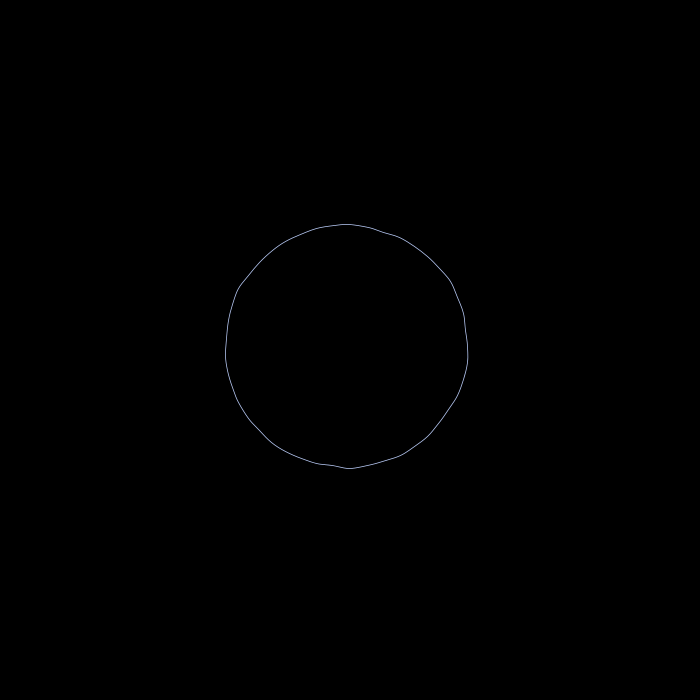
Frame 1 (no input)
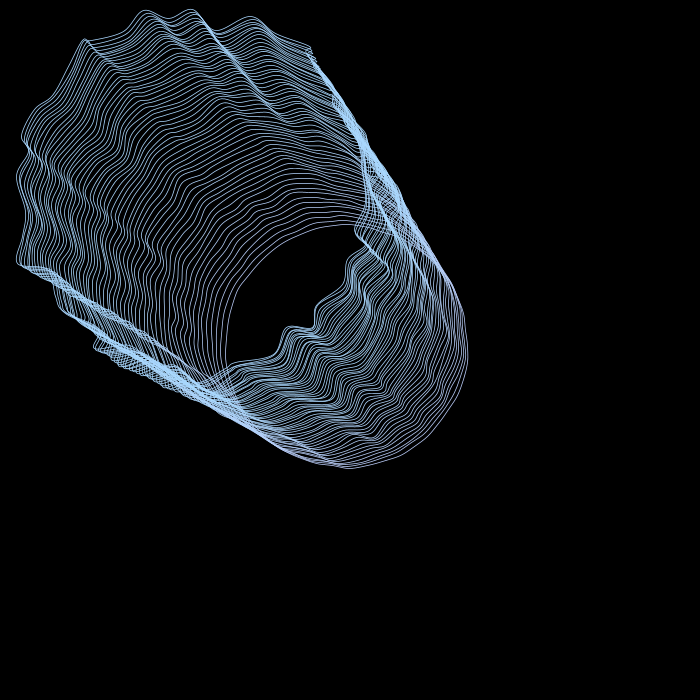
Frame 60 (the mouse pressed at the canvas centre just before this capture)
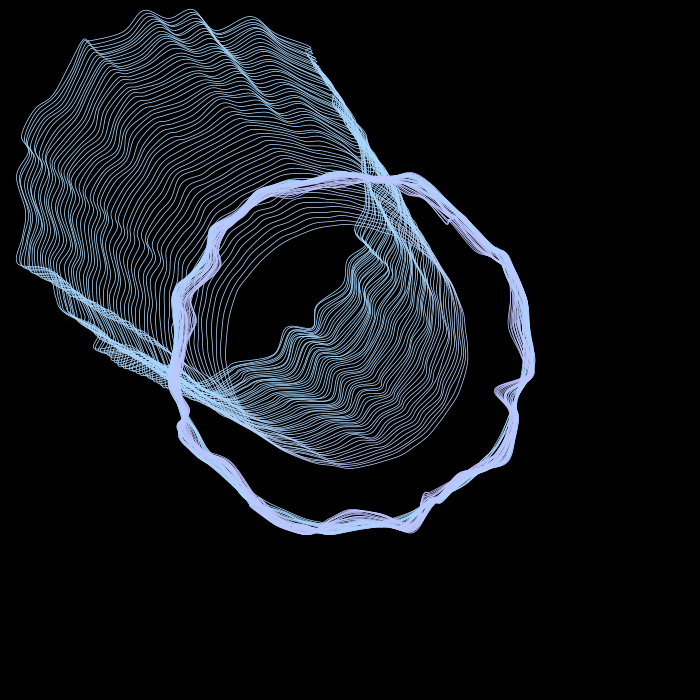
Frame 120 (the mouse held since frame 60 and released just before this capture)

The Processing sketch that drew these frames (run headless with seeded random() and noise(); from frame 60 on, the mouse is pressed at the canvas centre):

// Processing sketch: Brush_HW_3___morphing_blob
// ── Brush_HW_3___morphing_blob.pde
// Brush HW 3 - morphing blob
// remix of P_2_2_3_01 (Generative Gestaltung)
// click       : drop a new blob at mouse
// r           : reset black
// e           : reset white
// q / w       : pause / resume
// space       : save screenshot

color col1 = #ff9de2;   // pink
color col2 = #c9b8ff;   // lavender
color col3 = #8ff0ff;   // light blue

// --- blob settings ---
int   formResolution = 45;     // how many points make up the blob
float stepSize       = 1;      // how much each point wanders per frame
float initRadius     = 120;    // starting circle radius

float[] x = new float[formResolution];
float[] y = new float[formResolution];

float centerX, centerY;
float breathPhase = 0;

int screenshotCount = 1;


void setup() {
  size(700, 700);
  background(0);
  frameRate(60);

  centerX = width / 2;
  centerY = height / 2;
  initBlob(centerX, centerY);
}


void draw() {

  // soft fading trails -- same trick as easing remix
  fill(0, 0.2);
  noStroke();
  rect(0, 0, width, height);

  // easing: center slowly follows mouse
  centerX += (mouseX - centerX) * 0.01;
  centerY += (mouseY - centerY) * 0.01;

  // each point wanders randomly
  for (int i = 0; i < formResolution; i++) {
    x[i] += random(-stepSize, stepSize);
    y[i] += random(-stepSize, stepSize);
  }

  // breathing scale -- sin() from Brush HW 2
  breathPhase += 0.018;
  float breathScale = 1 + sin(breathPhase) * 0.5;

  // lerpColor palette cycling -- same as Brush HW 2
  float t  = (sin(frameCount * 0.015) + 1) / 2.0;
  float t2 = (sin(frameCount * 0.015 + 2.0) + 1) / 2.0;
  color ca = lerpColor(col1, col2, t);
  color cb = lerpColor(col2, col3, t2);
  color c  = lerpColor(ca, cb, t);

  stroke(c);
  strokeWeight(0.75);
  noFill();

  // beginShape() + curveVertex() draws a smooth closed curve
  // through all the moving points -- first and last vertices are control points
  beginShape();
  curveVertex(x[formResolution-1] * breathScale + centerX,  y[formResolution-1] * breathScale + centerY);
  for (int i = 0; i < formResolution; i++) {
    curveVertex(x[i] * breathScale + centerX,  y[i] * breathScale + centerY);
  }
  curveVertex(x[0] * breathScale + centerX,  y[0] * breathScale + centerY);
  curveVertex(x[1] * breathScale + centerX,  y[1] * breathScale + centerY);
  endShape();
}


void mousePressed() {
  initBlob(mouseX, mouseY);
}


// puts the points back in a circle around a given center
void initBlob(float cx, float cy) {
  centerX = cx;
  centerY = cy;
  float angle = radians(360.0 / formResolution);
  for (int i = 0; i < formResolution; i++) {
    x[i] = cos(angle * i) * initRadius;
    y[i] = sin(angle * i) * initRadius;
  }
}


void keyPressed() {
  if (key == 'r') { background(0); }
  if (key == 'e') { background(255); }
  if (key == 'q') { noLoop(); }
  if (key == 'w') { loop(); }
  if (key == ' ') {
    save("screenshotB" + screenshotCount + ".jpeg");
    screenshotCount = screenshotCount + 1;
  }
}
